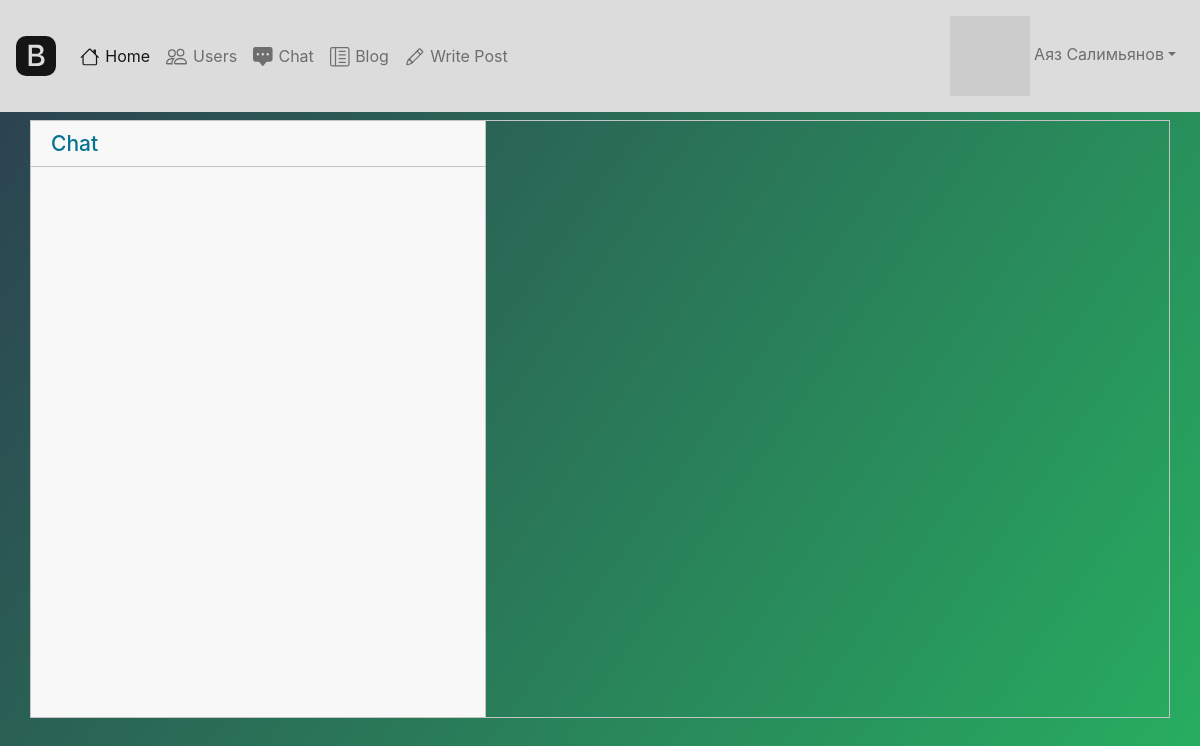
Before: /chat (signed in) with the older database file.
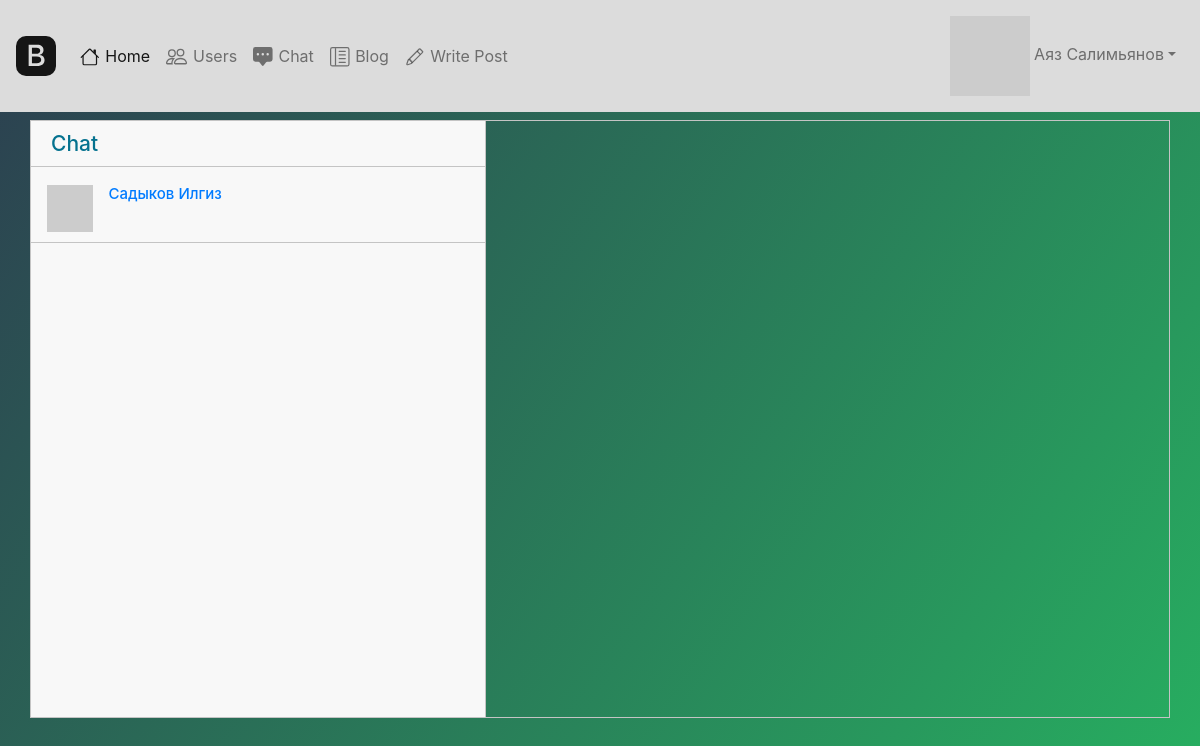
After: the same page with the newer database file.
### main.py (models this page shows, shortened)
class User(UserMixin, SerializerMixin, db.Model):
    __tablename__ = 'users'
    id = db.Column(db.Integer, primary_key=True, autoincrement=True)
    name = db.Column(db.String, nullable=True)
    about = db.Column(db.String, nullable=True)
    email = db.Column(db.String, index=True, unique=True, nullable=True)
    hashed_password = db.Column(db.String, nullable=True)
    created_date = db.Column(db.DateTime, default=datetime.datetime.utcnow())
    last_seen = db.Column(db.DateTime, default=datetime.datetime.utcnow())
    followed = db.relationship(
        'User', secondary=followers,
        primaryjoin=(followers.c.follower_id == id),
        secondaryjoin=(followers.c.followed_id == id),
        backref=db.backref('followers', lazy='dynamic'), lazy='dynamic')
    messages_sent = db.relationship('Message',
                                    foreign_keys='Message.sender_id',
                                    backref='author', lazy='dynamic')
    messages_received = db.relationship('Message',
                                        foreign_keys='Message.recipient_id',
                                        backref='recipient', lazy='dynamic')
    def avatar(self, size):
        digest = md5(self.email.lower().encode('utf-8')).hexdigest()
        return 'https://www.gravatar.com/avatar/{}?d=identicon&s={}'.format(
            digest, size)

### main.py (the view)
@app.route('/chat')
@login_required
def chat():
    chats = {}
    users = User.query.all()
    for user in users:
        if user == current_user:
            continue
        messages1 = Message.query.filter_by(author=current_user, recipient=user)
        messages2 = Message.query.filter_by(author=user, recipient=current_user)
        messages = messages1.union(messages2).order_by(Message.created_date.asc()).all()
        if len(messages) > 0:
            chats[user] = messages1.union(messages2).order_by(Message.created_date.asc()).all()
    return render_template('chat2.html', chats=chats, User=User)

### main.py (called while the page is built)
@login_manager.user_loader
def load_user(user_id):
    return User.query.get(user_id)

@app.before_request
def before_request():
    if current_user.is_authenticated:
        current_user.last_seen = datetime.datetime.utcnow()
        db.session.commit()

### templates/chat2.html (shortened to what this page needs)
{% extends "base.html" %}
{% block content %}
<link href="//maxcdn.bootstrapcdn.com/bootstrap/4.1.1/css/bootstrap.min.css" rel="stylesheet" id="bootstrap-css">
<html>
<head>
    <link href="/static/css/chats.css" type="text/css" rel="stylesheet">
</head>
<body>
<div class="container">
    <div class="messaging">
        <div class="inbox_msg">
            <div class="inbox_people">
                <div class="headind_srch">
                    <div class="recent_heading">
                        <h4>Chat</h4>
                    </div>
                </div>
                <div class="inbox_chat">
                  {% for user in chats %}
                  {% set last_message = chats[user][-1] %}
                  {% set recipient = User.query.filter_by(id=last_message.sender_id).first() %}
                    <div class="chat_list">
                        <div class="chat_people">
                            <div class="chat_img"><img src="{{ user.avatar(20) }}" alt="sunil"></div>
                            <div class="chat_ib">
                              <h6><a href="chat/{{ user.name }}">{{ user.name }}</a></h6>
                            </div>
                        </div>
                    </div>
                    {% endfor %}
                </div>
            </div>
        </div>
    </div>
</div>
</body>
</html>
{% endblock %}

Changed rows visible on the page:
added User: name "Садыков Илгиз"
